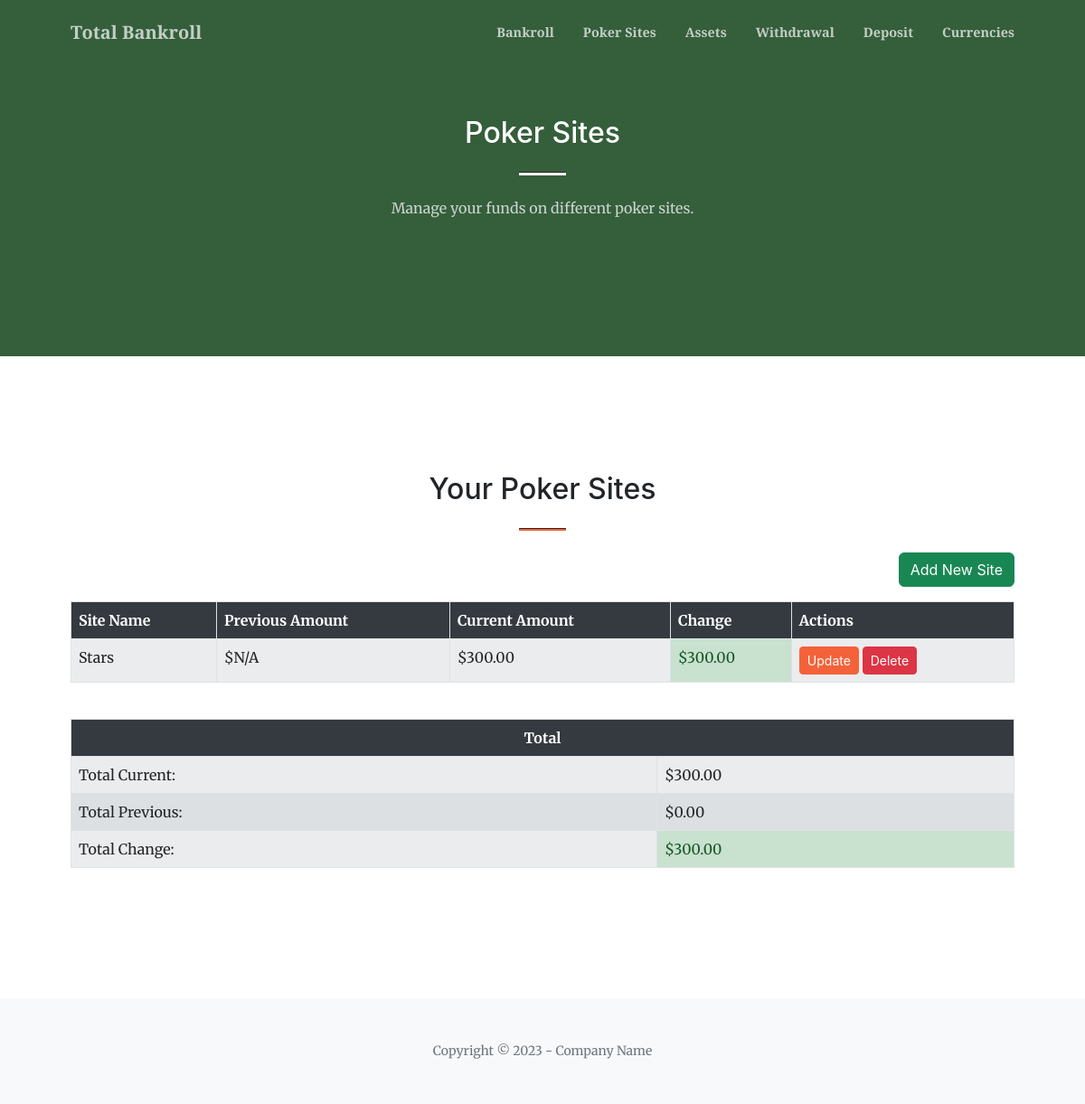
Screenshot of /poker_sites with the database file from the repository.
### tables this page shows
CREATE TABLE sites (
    id INTEGER PRIMARY KEY AUTOINCREMENT,
    name TEXT NOT NULL,
    amount REAL NOT NULL,
    last_updated TEXT NOT NULL,
    currency TEXT NOT NULL DEFAULT 'Dollar'
);

### src/total_bankroll/main.py (the view)
@app.route("/poker_sites")
def poker_sites_page():
    db = get_db()
    poker_sites_data = db.execute("""
        WITH RankedSites AS (
            SELECT
                id,
                name,
                amount,
                last_updated,
                ROW_NUMBER() OVER (PARTITION BY name ORDER BY last_updated DESC) as rn
            FROM sites
        )
        SELECT
            s1.id,
            s1.name,
            CAST(s1.amount AS REAL) AS current_amount,
            CAST(s2.amount AS REAL) AS previous_amount
        FROM RankedSites s1
        LEFT JOIN RankedSites s2
            ON s1.name = s2.name AND s2.rn = 2
        WHERE s1.rn = 1
        ORDER BY s1.name
    """).fetchall()
    total_current = sum(site['current_amount'] for site in poker_sites_data)
    total_previous = sum(site['previous_amount'] if site['previous_amount'] is not None else 0 for site in poker_sites_data)
    return render_template("poker_sites.html", poker_sites=poker_sites_data, total_current=total_current, total_previous=total_previous)

### src/total_bankroll/main.py (called while the page is built)
def get_db():
    conn = sqlite3.connect(DATABASE)
    conn.row_factory = sqlite3.Row
    return conn

### src/total_bankroll/templates/poker_sites.html
{% extends "base.html" %}
{% block content %}
<section class="page-section bg-primary" id="poker_sites">
    <div class="container px-4 px-lg-5">
        <div class="row gx-4 gx-lg-5 justify-content-center">
            <div class="col-lg-8 text-center">
                <h2 class="text-white mt-0">Poker Sites</h2>
                <hr class="divider divider-light" />
                <p class="text-white-75 mb-4">Manage your funds on different poker sites.</p>
            </div>
        </div>
    </div>
</section>
<section class="page-section" id="portfolio">
    <div class="container px-4 px-lg-5">
        <h2 class="text-center mt-0">Your Poker Sites</h2>
        <hr class="divider" />
        <div class="row gx-4 gx-lg-5">
            <div class="col-lg-12 text-end mb-3">
                <button type="button" class="btn btn-success" data-bs-toggle="modal" data-bs-target="#generalModal" data-url="{{ url_for('add_site') }}">Add New Site</button>
            </div>
            <div class="col-lg-12">
                <div class="table-responsive">
                    <table class="table table-striped table-bordered">
                        <thead class="table-header-dark">
                            <tr>
                                <th>Site Name</th>
                                <th>Previous Amount</th>
                                <th>Current Amount</th>
                                <th>Change</th>
                                <th>Actions</th>
                            </tr>
                        </thead>
                        <tbody>
                            {% for site in poker_sites %}
                            <tr>
                                <td>{{ site.name }}</td>
                                <td>${{ "%.2f" | format(site.previous_amount) if site.previous_amount is not none else "N/A" }}</td>
                                <td>${{ "%.2f" | format(site.current_amount) }}</td>
                                <td class="{% if (site.current_amount - (site.previous_amount if site.previous_amount is not none else 0)) > 0 %}change-positive{% elif (site.current_amount - (site.previous_amount if site.previous_amount is not none else 0)) < 0 %}change-negative{% else %}change-zero{% endif %}">${{ "%.2f" | format(site.current_amount - (site.previous_amount if site.previous_amount is not none else 0)) }}</td>
                                <td>
                                    <button type="button" class="btn btn-primary btn-sm" data-bs-toggle="modal" data-bs-target="#generalModal" data-url="{{ url_for('update_site', site_name=site.name) }}">Update</button>
                                    <button type="button" class="btn btn-danger btn-sm" data-bs-toggle="modal" data-bs-target="#generalModal" data-url="{{ url_for('confirm_delete', item_type='site', item_id=site.id) }}">Delete</button>
                                </td>
                            </tr>
                            {% endfor %}
                        </tbody>
                    </table>
                </div>
                <div class="table-responsive mt-4">
                        <table class="table table-striped table-bordered">
                            <thead class="table-header-dark">
                                <tr>
                                    <th scope="col" colspan="2" class="text-center">Total</th>
                                </tr>
                            </thead>
                            <tbody>
                                <tr>
                                    <td>Total Current:</td>
                                    <td>${{ "%.2f" | format(total_current) }}</td>
                                </tr>
                                <tr>
                                    <td>Total Previous:</td>
                                    <td>${{ "%.2f" | format(total_previous) }}</td>
                                </tr>
                                <tr>
                                    <td>Total Change:</td>
                                    <td class="{% if (total_current - total_previous) > 0 %}change-positive{% elif (total_current - total_previous) < 0 %}change-negative{% else %}change-zero{% endif %}">${{ "%.2f" | format(total_current - total_previous) }}</td>
                                </tr>
                            </tbody>
                        </table>
                    </div>
            </div>
        </div>
    </div>
</section>
{% endblock %}

### rows the page displays
sites: name "Stars", previous_amount "N/A", current_amount "300.00", amount "300.00"

### other values shown
{{ "%.2f" | format(total_current) }} "300.00"
{{ "%.2f" | format(total_previous) }} "0.00"
{{ "%.2f" | format(total_current - total_previous) }} "300.00"
